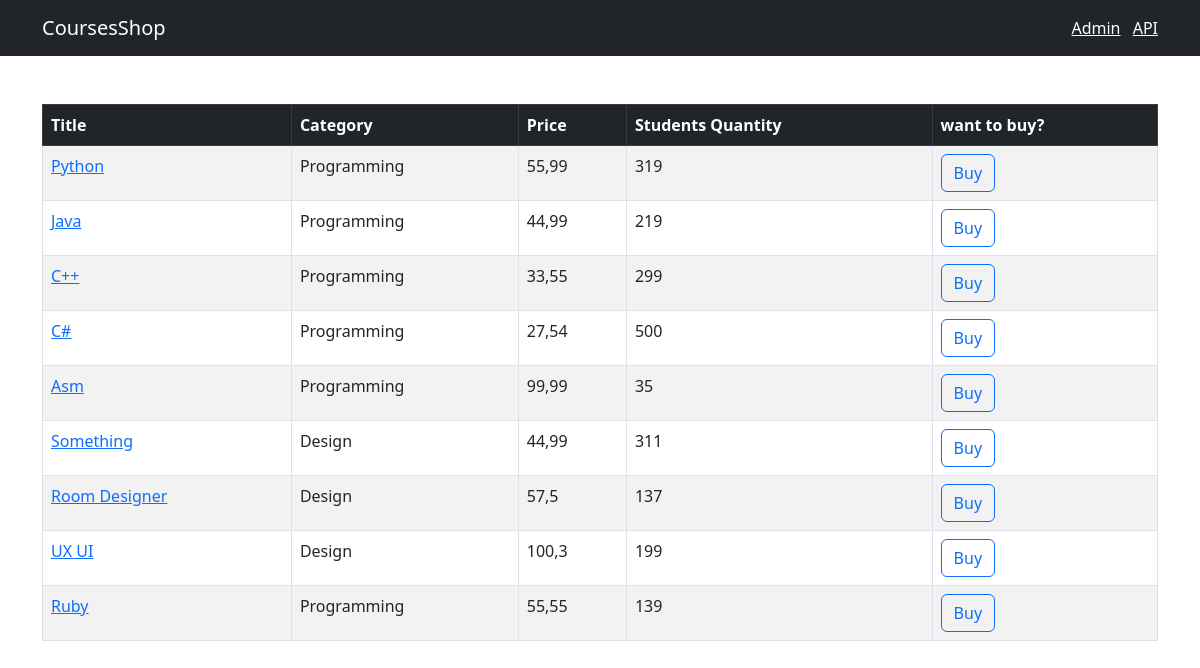
The page / on the database its author committed.
### shop/models.py (models this page shows, shortened)
class Course(models.Model):
    title = models.CharField(max_length=300)
    date_of_creation = models.DateTimeField(default = timezone.now)
    price = models.FloatField()
    students_qty = models.IntegerField()
    reviews_qty = models.IntegerField()
    category = models.ForeignKey(Category, on_delete=models.CASCADE)

class Category(models.Model):
    title = models.CharField(max_length=255)
    date_of_creation = models.DateTimeField(default = timezone.now)
    def __str__(self):
        return self.title

### shop/views.py (the view)
# urls.py: urlpatterns =[path('', include(api.urls), name="index")
def index(request):
    courses = models.Course.objects.all()
    return render(request,'shop/courses.html', {"courses": courses})

### templates/shop/courses.html
{% extends "base.html"%}
{% block content%}
<table class="table mt-5 table-bordered table-striped table-hover">
    <thead class="table-dark">
        <tr>
            <th>Title</th>
            <th>Category</th>
            <th>Price</th>
            <th>Students Quantity</th>
            <th>want to buy?</th>
        </tr>
    </thead>
    <tbody>
        {% for course in courses %}
        <tr>
            <td><a href="{% url 'shop:single_course' course.id%}">{{course.title}}</a></td>
            <td>{{course.category}}</td>
            <td>{{course.price}}</td>
            <td>{{course.students_qty}}</td>
            <td><button onclick="location.href='{% url 'shop:single_course' course.id%}'" align="center" class="btn btn-outline-primary">Buy</button ></td>
        </tr>
        {% endfor %}
    </tbody>
</table>
{% endblock%}

### templates/base.html (shortened to what this page needs)
<!DOCTYPE html>
<html lang="en">
<head>
    <link href="https://cdn.jsdelivr.net/npm/bootstrap@5.3.0-alpha1/dist/css/bootstrap.min.css" rel="stylesheet">
</head>
<body>
    <nav class="navbar navbar-dark bg-dark">
        <div class="container">
            <a href={% url "shop:index" %} class="navbar-brand">CoursesShop</a>
            <span class="navbar-text">
                <a href="/admin/" class="me-2" target="_blank">Admin</a>
                <a href="/api/v1/" target="_blank">API</a>
            </span>
        </div>
    </nav>
    <main class="container">
        {% block content %}
        {% endblock %}
    </main>
</body>
</html>

### rows shown on the page
Course: title "Python", category "Programming", price "55,99", students_qty "319"
Course: title "Java", category "Programming", price "44,99", students_qty "219"
Course: title "C++", category "Programming", price "33,55", students_qty "299"
Course: title "С#", category "Programming", price "27,54", students_qty "500"
Course: title "Asm", category "Programming", price "99,99", students_qty "35"
Course: title "Something", category "Design", price "44,99", students_qty "311"
Course: title "Room Designer", category "Design", price "57,5", students_qty "137"
Course: title "UX UI", category "Design", price "100,3", students_qty "199"
Course: title "Ruby", category "Programming", price "55,55", students_qty "139"
